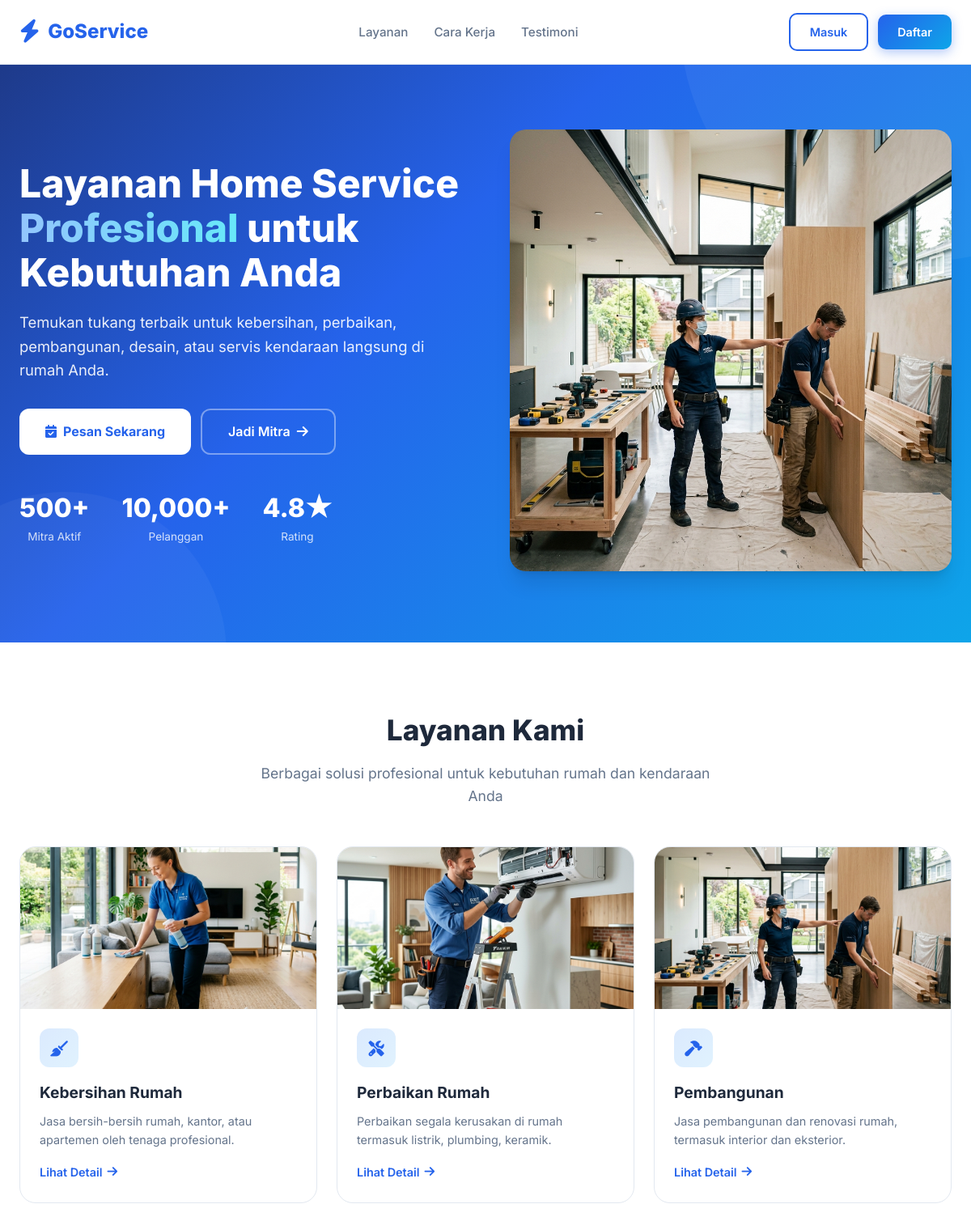
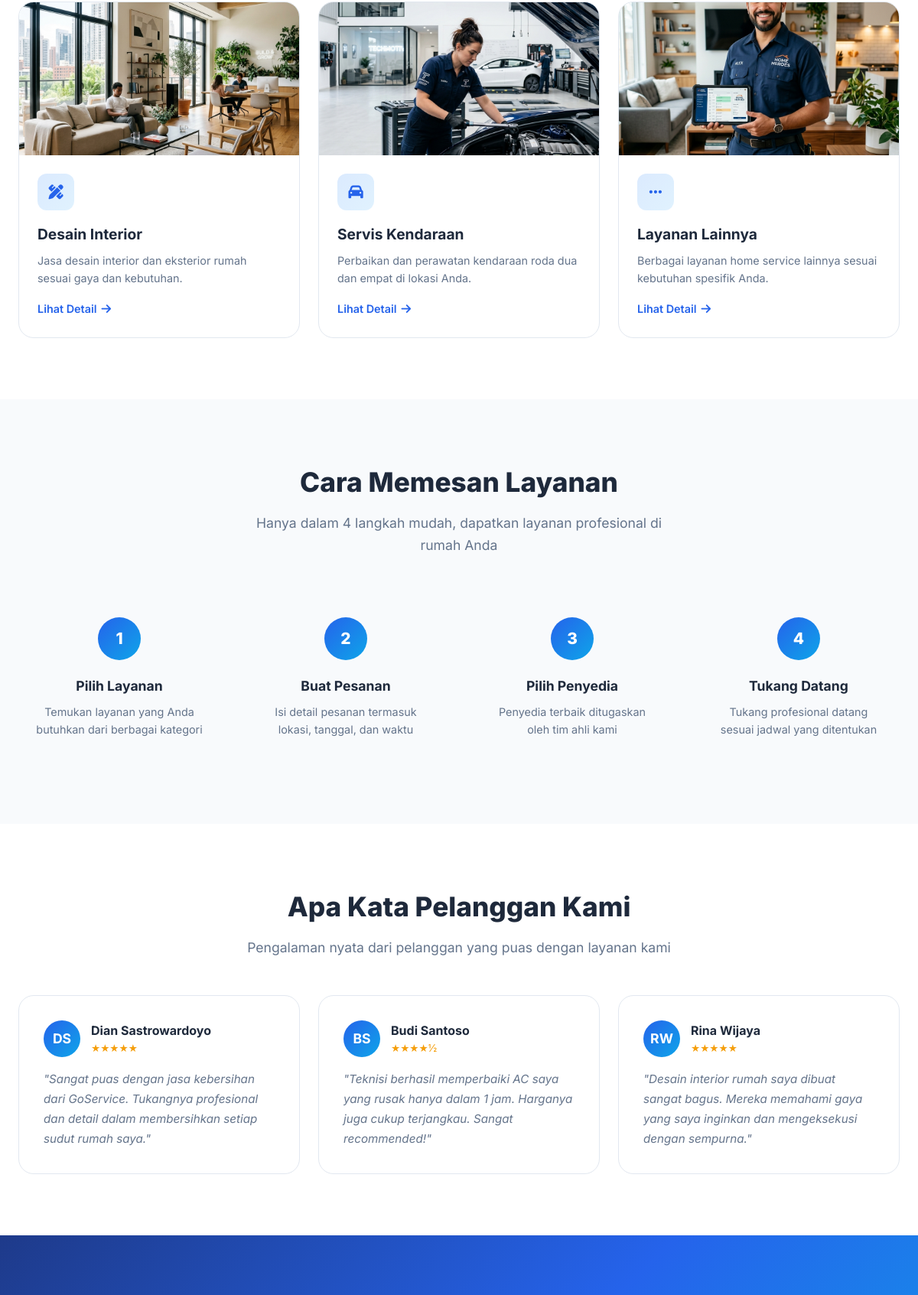
The page / (upper part) on the database its author committed (2 pictures, top to bottom).
### tables this page shows
CREATE TABLE `services` (
  `id` INT AUTO_INCREMENT PRIMARY KEY,
  `nama` VARCHAR(100) NOT NULL,
  `slug` VARCHAR(100) NOT NULL UNIQUE,
  `deskripsi` TEXT,
  `icon` VARCHAR(50) DEFAULT NULL,
  `harga_dasar` DECIMAL(12,2) DEFAULT 0.00,
  `parent_id` INT DEFAULT NULL,
  `urutan` INT DEFAULT 0,
  `status` ENUM('aktif','nonaktif') DEFAULT 'aktif',
  `created_at` TIMESTAMP DEFAULT CURRENT_TIMESTAMP,
  FOREIGN KEY (`parent_id`) REFERENCES `services`(`id`) ON DELETE SET NULL
);

### helpers.php (called while the page is built, shortened)
<?php
function escape($html) {
    return htmlspecialchars($html ?? '', ENT_QUOTES, 'UTF-8');
}
?>

### index.php (the view, shortened to what this page needs)
<?php
require_once 'connect.php';
$services = [];
try {
    $res_s = mysqli_query($conn, "SELECT id, nama, slug, deskripsi, icon FROM services WHERE parent_id IS NULL AND status = 'aktif' ORDER BY urutan ASC");
    while ($row = mysqli_fetch_assoc($res_s)) {
        $services[] = $row;
    }
} catch (Exception $e) {
    log_error("Error loading services for index.php: " . $e->getMessage());
}
?>
<!DOCTYPE html>
<html lang="id">
<head>
<link rel="stylesheet" href="style.css">
<link rel="stylesheet" href="https://cdnjs.cloudflare.com/ajax/libs/font-awesome/6.4.0/css/all.min.css">
</head>
<body>
<header class="navbar">
<div class="container">
<a href="index.php" class="nav-brand"><i class="fas fa-bolt"></i> GoService</a>
<ul class="nav-links">
<li><a href="#services">Layanan</a></li>
<li><a href="#how-it-works">Cara Kerja</a></li>
<li><a href="#testimonials">Testimoni</a></li>
</ul>
<div class="nav-btns">
<?php if(isset($_SESSION['user_nama'])): ?>
    <?php
    $dashboard_url = 'customer_dashboard.php';
    if($_SESSION['user_role'] === 'provider') $dashboard_url = 'provider_dashboard.php';
    elseif($_SESSION['user_role'] === 'admin') $dashboard_url = 'Admin/index.php';
    ?>
    <a href="<?= $dashboard_url ?>" class="btn btn-outline" style="border-color:transparent;"><i class="fas fa-user-circle"></i> <?= escape($_SESSION['user_nama']) ?></a>
    <a href="auth.php?logout=1" class="btn btn-outline" style="padding:8px 16px;font-size:.85rem">Keluar</a>
<?php else: ?>
    <a href="login.php" class="btn btn-outline">Masuk</a>
    <a href="login.php?mode=register" class="btn btn-primary">Daftar</a>
<?php endif; ?>
</div>
</div>
</header>
<section class="hero">
<div class="container">
<div class="hero-content">
<h1>Layanan Home Service <span>Profesional</span> untuk Kebutuhan Anda</h1>
<p>Temukan tukang terbaik untuk kebersihan, perbaikan, pembangunan, desain, atau servis kendaraan langsung di rumah Anda.</p>
<div style="display:flex;gap:12px;flex-wrap:wrap">
<a href="#booking" class="btn btn-white btn-lg"><i class="fas fa-calendar-check"></i> Pesan Sekarang</a>
<a href="login.php?role=provider&mode=register" class="btn btn-lg" style="border:2px solid rgba(255,255,255,.4);color:#fff">Jadi Mitra <i class="fas fa-arrow-right"></i></a>
</div>
<div class="hero-stats">
<div class="hero-stat"><div class="num">500+</div><div class="label">Mitra Aktif</div></div>
<div class="hero-stat"><div class="num">10,000+</div><div class="label">Pelanggan</div></div>
<div class="hero-stat"><div class="num">4.8★</div><div class="label">Rating</div></div>
</div>
</div>
<div class="hero-img">
<img src="images/layanan_pembangunan.png" alt="GoService Home Service" onerror="this.src='images/layanan_lainnya.png'">
</div>
</div>
</section>
<section id="services" class="section section-alt">
<div class="container">
<div class="section-header">
<h2>Layanan Kami</h2>
<p>Berbagai solusi profesional untuk kebutuhan rumah dan kendaraan Anda</p>
</div>
<div class="services-grid">
<?php if(empty($services)): ?>
    <div style="text-align:center; grid-column:1/-1; padding:40px; color:var(--text-light)">
        Belum ada kategori layanan aktif.
    </div>
<?php else: ?>
    <?php foreach($services as $serv): ?>
        <a href="layanan.php?slug=<?= escape($serv['slug']) ?>" class="service-card">
            <div class="service-card-img">
                <img src="images/layanan_<?= escape($serv['slug']) ?>.png" alt="<?= escape($serv['nama']) ?>" onerror="this.src='images/layanan_lainnya.png'">
            </div>
            <div class="service-card-body">
                <div class="service-card-icon"><i class="fas <?= escape($serv['icon']) ?>"></i></div>
                <h3><?= escape($serv['nama']) ?></h3>
                <p><?= escape($serv['deskripsi']) ?></p>
                <span class="link">Lihat Detail <i class="fas fa-arrow-right"></i></span>
            </div>
        </a>
    <?php endforeach; ?>
<?php endif; ?>
</div>
</div>
</section>
<section id="how-it-works" class="section">
<div class="container">
<div class="section-header">
<h2>Cara Memesan Layanan</h2>
<p>Hanya dalam 4 langkah mudah, dapatkan layanan profesional di rumah Anda</p>
</div>
<div class="steps-grid">
<div class="step"><div class="step-num">1</div><h3>Pilih Layanan</h3><p>Temukan layanan yang Anda butuhkan dari berbagai kategori</p></div>
<div class="step"><div class="step-num">2</div><h3>Buat Pesanan</h3><p>Isi detail pesanan termasuk lokasi, tanggal, dan waktu</p></div>
<div class="step"><div class="step-num">3</div><h3>Pilih Penyedia</h3><p>Penyedia terbaik ditugaskan oleh tim ahli kami</p></div>
<div class="step"><div class="step-num">4</div><h3>Tukang Datang</h3><p>Tukang profesional datang sesuai jadwal yang ditentukan</p></div>
</div>
</div>
</section>
<section id="testimonials" class="section section-alt">
<div class="container">
<div class="section-header">
<h2>Apa Kata Pelanggan Kami</h2>
<p>Pengalaman nyata dari pelanggan yang puas dengan layanan kami</p>
</div>
<div class="testimonials-grid">
<div class="testimonial">
<div class="testimonial-header">
<div class="testimonial-avatar">DS</div>
<div><div class="testimonial-name">Dian Sastrowardoyo</div><div class="testimonial-stars">★★★★★</div></div>
</div>
<p>"Sangat puas dengan jasa kebersihan dari GoService. Tukangnya profesional dan detail dalam membersihkan setiap sudut rumah saya."</p>
</div>
<div class="testimonial">
<div class="testimonial-header">
<div class="testimonial-avatar">BS</div>
<div><div class="testimonial-name">Budi Santoso</div><div class="testimonial-stars">★★★★½</div></div>
</div>
<p>"Teknisi berhasil memperbaiki AC saya yang rusak hanya dalam 1 jam. Harganya juga cukup terjangkau. Sangat recommended!"</p>
</div>
<div class="testimonial">
<div class="testimonial-header">
<div class="testimonial-avatar">RW</div>
<div><div class="testimonial-name">Rina Wijaya</div><div class="testimonial-stars">★★★★★</div></div>
</div>
<p>"Desain interior rumah saya dibuat sangat bagus. Mereka memahami gaya yang saya inginkan dan mengeksekusi dengan sempurna."</p>
</div>
</div>
</div>
</section>
<section id="booking" class="cta-section">
</section>
</body>
</html>

### rows shown on the page
services: slug (picture), nama "Kebersihan Rumah", deskripsi "Jasa bersih-bersih rumah, kantor, atau apartemen oleh tenaga profesional."
services: slug (picture), nama "Perbaikan Rumah", deskripsi "Perbaikan segala kerusakan di rumah termasuk listrik, plumbing, keramik."
services: slug (picture), nama "Pembangunan", deskripsi "Jasa pembangunan dan renovasi rumah, termasuk interior dan eksterior."
services: slug (picture), nama "Desain Interior", deskripsi "Jasa desain interior dan eksterior rumah sesuai gaya dan kebutuhan."
services: slug (picture), nama "Servis Kendaraan", deskripsi "Perbaikan dan perawatan kendaraan roda dua dan empat di lokasi Anda."
services: slug (picture), nama "Layanan Lainnya", deskripsi "Berbagai layanan home service lainnya sesuai kebutuhan spesifik Anda."
